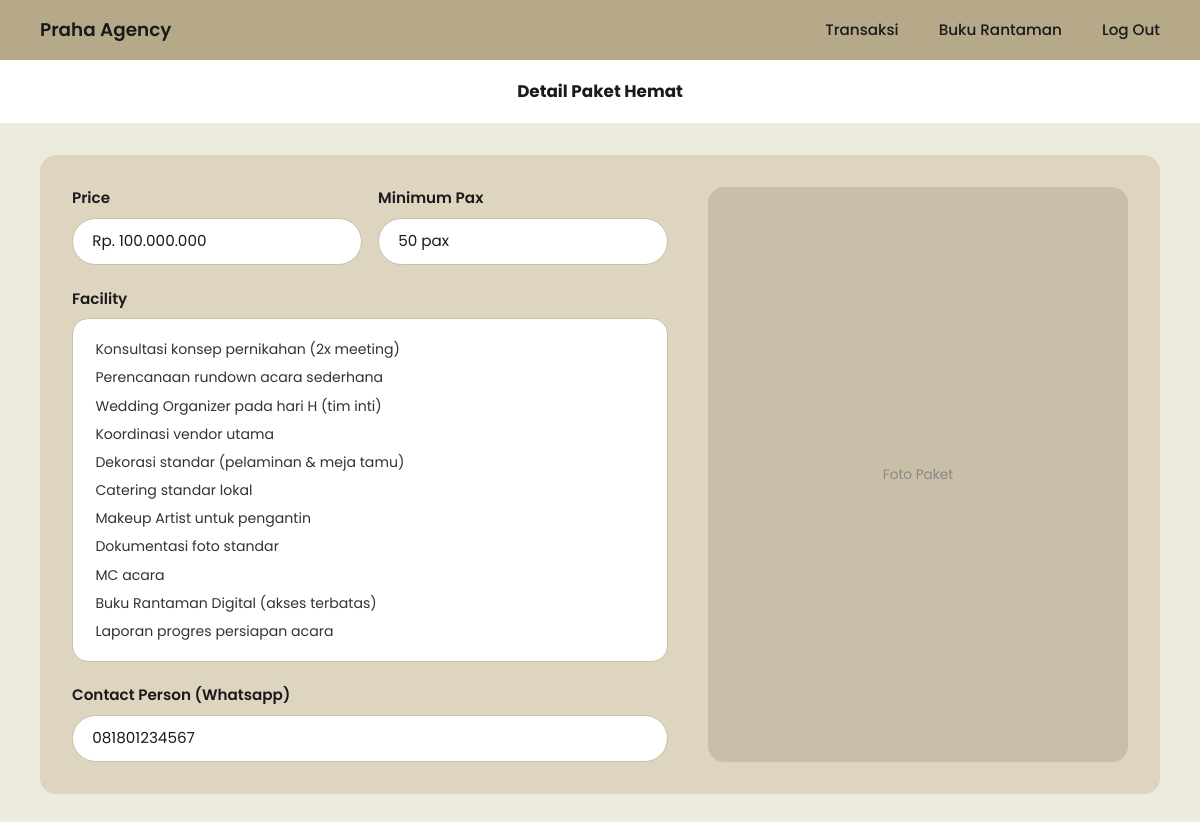
/client/hemat.php, run on the app's committed database.
### tables this page shows
CREATE TABLE `paket` (
  `id_paket` int(11) NOT NULL,
  `nama_paket` varchar(100) NOT NULL,
  `harga` bigint(20) NOT NULL,
  `minimum_pax` int(11) NOT NULL,
  `facility` text NOT NULL,
  `contact_person` varchar(20) NOT NULL
);

### client/hemat.php (the view, shortened to what this page needs)
<?php
include '../koneksi.php';
$query = "SELECT * FROM paket WHERE nama_paket = 'Hemat' LIMIT 1";
$result = mysqli_query($conn, $query);
$data = mysqli_fetch_assoc($result);
$nama_paket = $data['nama_paket'];
$harga = $data['harga'];
$min_pax = $data['minimum_pax'];
$fasilitas = $data['facility'];
$contact = $data['contact_person'];
?>
<!DOCTYPE html>
<html lang="id">
<head>
  <link href="https://cdn.jsdelivr.net/npm/bootstrap@5.3.3/dist/css/bootstrap.min.css" rel="stylesheet" />
</head>
<body>
  <nav class="navbar-Praha">
    <a href="#" class="navbar-brand-text">Praha Agency</a>
    <ul class="navbar-links">
      <li><a href="dashboard_transaksi.php">Transaksi</a></li>
      <li><a href="bukurantaman.php">Buku Rantaman</a></li>
      <li><a href="login.php">Log Out</a></li>
    </ul>
  </nav>
  <div class="subheader">
    <p class="subheader-title">
      <?php echo "Detail Paket " . $nama_paket; ?>
    </p>
  </div>
  <div class="main-content">
    <div class="detail-card">
      <div class="info-col">
        <div class="price-row">
          <div class="field-group">
            <p class="section-label">Price</p>
            <div class="field-box">
            <?php echo "Rp. " . number_format($harga, 0, ',', '.'); ?>
            </div>
          </div>
          <div class="field-group">
            <p class="section-label">Minimum Pax</p>
            <div class="field-box">
           <?php echo $min_pax . " pax"; ?>
            </div>
          </div>
        </div>
        <p class="section-label">Facility</p>
        <div class="facility-box">
         <?php echo nl2br($fasilitas); ?>
        </div>
        <p class="section-label">Contact Person (Whatsapp)</p>
        <div class="field-box">
       <?php echo $contact; ?>
        </div>
      </div>
      <div class="photo-col">
        <div class="photo-placeholder" style="display:none;">Foto Paket</div>
      </div>
    </div>
  </div>
</body>
</html>

### client/hemat.php (style rules this page uses)
* { font-family: 'Poppins', sans-serif; }
body { margin: 0; padding: 0; background-color: #EDEADE; }
.navbar-Praha { background-color: #b5a98a; padding: 1rem 2.5rem; display: flex; align-items: center; justify-content: space-between; }
.navbar-brand-text { font-size: 1.15rem; font-weight: 600; color: #1a1a1a; text-decoration: none; }
.navbar-links { display: flex; gap: 2.5rem; list-style: none; margin: 0; padding: 0; }
.navbar-links a { font-size: 0.95rem; font-weight: 500; color: #1a1a1a; text-decoration: none; transition: color 0.2s; }
.subheader { display: flex; align-items: center; justify-content: center; padding: 1.2rem 2.5rem; background-color: #fff; }
.subheader-title { font-size: 1.05rem; font-weight: 700; color: #1a1a1a; margin: 0; }
.main-content { padding: 2rem 2.5rem 3rem; }
.detail-card { background-color: #DDD5C0; border-radius: 16px; padding: 2rem 2rem 2rem; display: flex; gap: 2.5rem; align-items: stretch; }
.info-col { flex: 1; min-width: 0; display: flex; flex-direction: column; }
.photo-col { width: 420px; flex-shrink: 0; display: flex; flex-direction: column; }
.photo-placeholder { width: 100%; flex: 1; background-color: #c9bfa8; border-radius: 16px; display: flex; align-items: center; justify-content: center; color: #888; font-size: 0.85rem; }
.section-label { font-size: 0.95rem; font-weight: 600; color: #1a1a1a; margin-bottom: 0.5rem; margin-top: 1.4rem; }
.section-label:first-child { margin-top: 0; }
.field-box { background-color: #fff; border: 1.5px solid #c9bfa8; border-radius: 50px; padding: 0.7rem 1.2rem; font-size: 0.95rem; color: #1a1a1a; width: 100%; }
.price-row { display: flex; gap: 1rem; }
.price-row .field-group { flex: 1; }
.facility-box { background-color: #fff; border: 1.5px solid #c9bfa8; border-radius: 16px; padding: 1rem 1.4rem; font-size: 0.88rem; color: #333; line-height: 2; flex: 1; }

### data on the page
paket: nama_paket "Hemat", harga "100.000.000", minimum_pax "50", facility "Konsultasi konsep pernikahan (2x meeting) Perencanaan rundown acara sederhana Wedding Organizer pada hari H (tim inti) Koordinasi vendor utama Dekorasi standar (pelaminan & meja tamu) Catering standar lokal Makeup Artist untuk pengantin Dokumentasi foto standar MC acara Buku Rantaman Digital (akses terbatas) Laporan progres persiapan acara", contact_person "081801234567"
